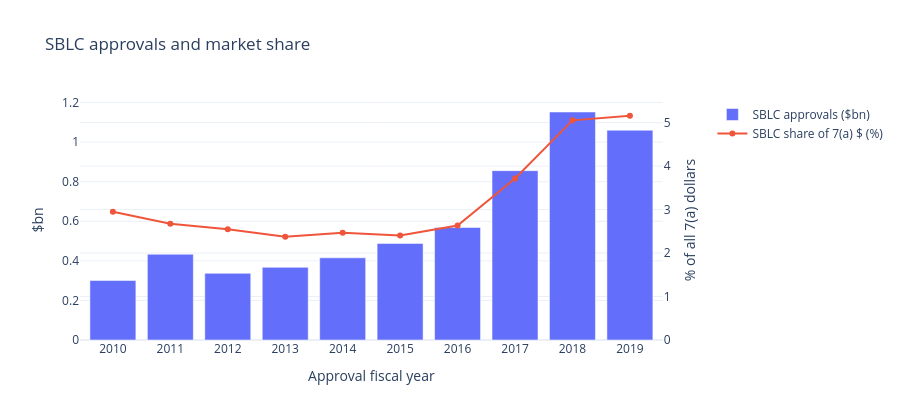

Notebook cell for this chart:
### Markdown cell above
## Step 1 · Market context: is the SBLC segment growing faster than the market?
For each fiscal year: total 7(a) approvals, SBLC approvals, and the SBLC share.

### Code cell
mkt = df.groupby("approvalfy").agg(mkt_loans=("grossapproval", "size"), mkt_gross=("grossapproval", "sum"))
sb = df[df["is_sblc"]].groupby("approvalfy").agg(sblc_loans=("grossapproval", "size"), sblc_gross=("grossapproval", "sum"))
seg = mkt.join(sb)
seg["sblc_loan_share_%"] = seg["sblc_loans"] / seg["mkt_loans"] * 100
seg["sblc_gross_share_%"] = seg["sblc_gross"] / seg["mkt_gross"] * 100
display(seg.round(2))

fig = make_subplots(specs=[[{"secondary_y": True}]])
fig.add_bar(x=seg.index, y=seg["sblc_gross"] / 1e9, name="SBLC approvals ($bn)")
fig.add_scatter(x=seg.index, y=seg["sblc_gross_share_%"], name="SBLC share of 7(a) $ (%)",
                mode="lines+markers", secondary_y=True)
fig.update_xaxes(type="category", title_text="Approval fiscal year")
fig.update_yaxes(title_text="$bn", secondary_y=False)
fig.update_yaxes(title_text="% of all 7(a) dollars", secondary_y=True, rangemode="tozero")
fig.update_layout(title="SBLC approvals and market share", template="plotly_white", height=420)
fig.show()

### Figure 1 — Plotly figure (JSON) as saved in the notebook; plotly's stock layout.template omitted (floating-point values rounded to 4 significant figures)
{"data": [{"name": "SBLC approvals ($bn)", "type": "bar", "x": [2010, 2011, 2012, 2013, 2014, 2015, 2016, 2017, 2018, 2019], "y": [0.3005, 0.4333, 0.3368, 0.3671, 0.4153, 0.4881, 0.5683, 0.8558, 1.152, 1.06]}, {"mode": "lines+markers", "name": "SBLC share of 7(a) $ (%)", "type": "scatter", "x": [2010, 2011, 2012, 2013, 2014, 2015, 2016, 2017, 2018, 2019], "xaxis": "x", "y": [2.95, 2.674, 2.548, 2.375, 2.466, 2.403, 2.632, 3.713, 5.052, 5.158], "yaxis": "y2"}], "layout": {"height": 420, "title": {"text": "SBLC approvals and market share"}, "xaxis": {"anchor": "y", "domain": [0, 0.94], "title": {"text": "Approval fiscal year"}, "type": "category"}, "yaxis": {"anchor": "x", "domain": [0, 1], "title": {"text": "$bn"}}, "yaxis2": {"anchor": "x", "overlaying": "y", "rangemode": "tozero", "side": "right", "title": {"text": "% of all 7(a) dollars"}}}}
